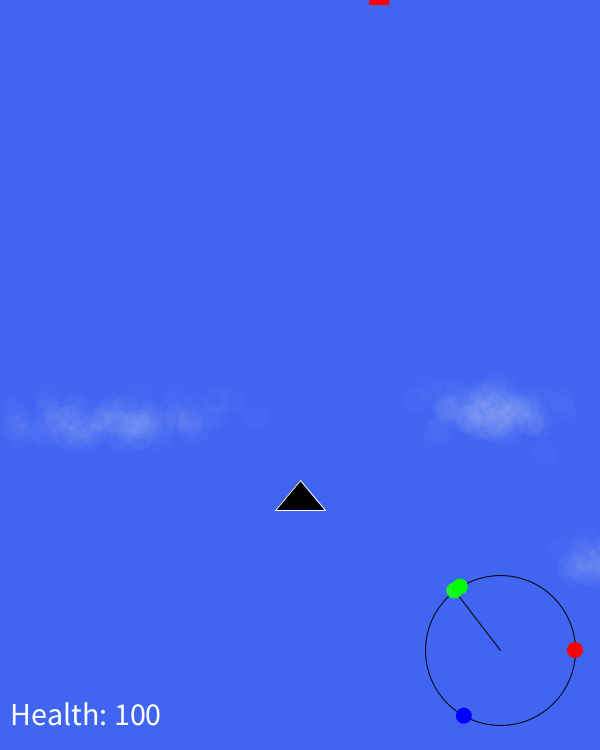
Frame 1 (no input)
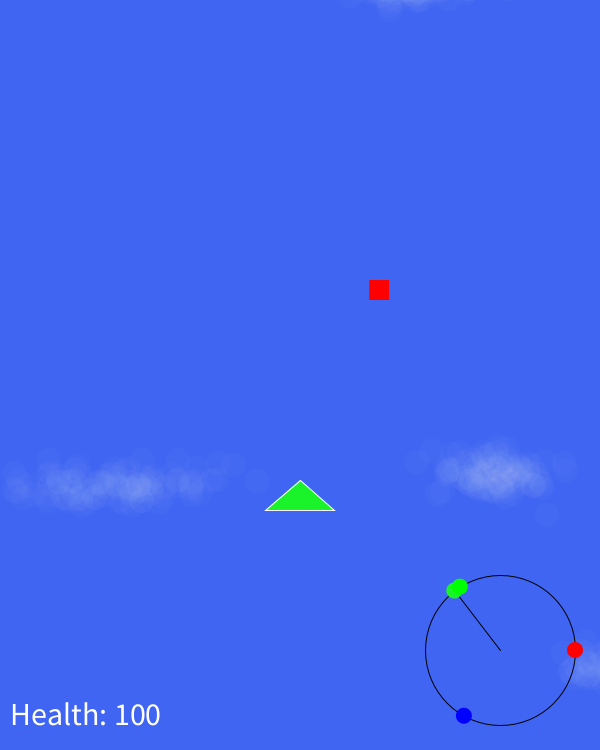
Frame 60 (the mouse pressed at the canvas centre just before this capture)
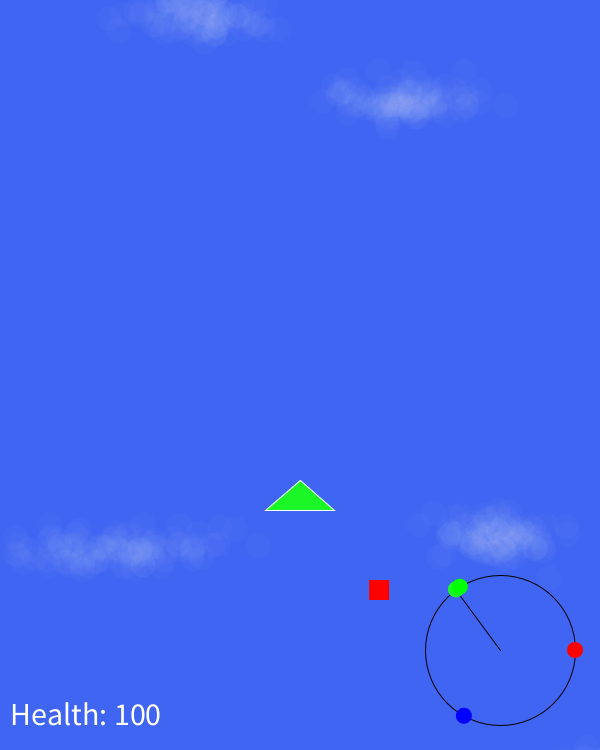
Frame 120 (the mouse held since frame 60 and released just before this capture)

The Processing sketch that drew these frames (run headless with seeded random() and noise(); from frame 60 on, the mouse is pressed at the canvas centre):

// Processing sketch: processing_144940
// ── processing_144940.pde

import java.util.*;

color sky = color(63, 101, 242);

Random generator;
Player player;
Alarm enemy1Timer;

statGraph graph;

ArrayList<Bullet> bullets; 
ArrayList<Enemy1> enemies1;

int enemy1SpawnTime = 6000;  // Time between which the number of enemy1s increases

int playerHealth = 100;  // You know what this does

// Stats
float attack, speed, defense;

// The points at the edge of the window which are used to calculate stats (based on mouse distance)
float attackX = 300;
float attackY = 0;
float speedX = 0;
float speedY = 800;
float defenseX = 600;
float defenseY = 800;

Cloud[] clouds;

void setup()
{
  size(600, 750);
  frameRate(30);
  
  generator = new Random();
  player = new Player();
    
  bullets = new ArrayList<Bullet>();
  enemies1 = new ArrayList<Enemy1>();
  enemies1.add(new Enemy1());
  enemy1Timer = new Alarm(enemy1SpawnTime);  // A new enemy1 is added every 5 seconds
  
  graph = new statGraph(500, 650);
  
  generateClouds(10);
}

void draw()
{
  background(sky);
    
  dealWithClouds();
  
  dealWithBullets();
  
  dealWithEnemies();
  enemy1Timer.run();
  // If timer goes off, add a new enemy and then reset it
  if (enemy1Timer.finished)
  {
    enemies1.add(new Enemy1());
    enemy1Timer = new Alarm(enemy1SpawnTime);
  }

  if (playerHealth > 0)
  {
    player.move();
    player.shoot();
    player.display();
  }
  
  graph.run();
  graph.display();
  
  // Draw player's health
  fill(255);
  textSize(32);
  textAlign(LEFT);
  text("Health: " + playerHealth, 10, 725);
  
  // Draw Game Over
  if (playerHealth < 0)
  {
    fill(255);
    textSize(32);
    textAlign(CENTER);
    text("GAME OVER.", width/2, height/2);
  }
}



class Alarm
{
  float targetMillis;
  boolean finished;

  Alarm(float targetMillis_)
  {
    targetMillis = targetMillis_ + millis();
  }

  void run()
  {
    if (millis() >= targetMillis) finished = true;
    else finished = false;
  }
}

class Bullet
{
  PVector position;
  float w, h;
  PVector velocity;  // Speed also determines whether the bullet belongs to the player or to an enemy (Negative = player, Positive = enemy)
  
  Bullet(float x_, float y_, float xvelocity_, float yvelocity_)
  {
    position = new PVector(x_, y_);
    velocity = new PVector(xvelocity_, yvelocity_);
    w = 10;
    h = 20;
  }
  
  void move()
  {
    position.add(velocity);
  }
  
  void display()
  {
    noStroke();
    fill(255, 255, 0);  // If the bullet is the player's, color it yellow
    ellipse(position.x, position.y, w, h);
  }
  
  boolean offscreen()
  {
    boolean offscreen = false;
    if (position.y < -20 || position.y > height+20) offscreen = true;
    return offscreen;
  }
}
class Cloud
{
  color col;             // Color of cloud
  PVector position;      // Position of cloud
  float w, h;            // Size/shape of cloud
  PVector velocity;         // Speed at which cloud drifts
  
  // An array to hold the x & y locations for each ellipse
  PVector[] ellipseVectors;
  
  // The number of ellipses per cloud
  int ellipseNum = 100;
  
  // Standard Deviation of ellipse spread
  float standardDevX = random(30, 60);
  float standardDevY = random(10, 20);
  
  Cloud(float startingY)
  {
    col = color(255, 5);
    
    // X position is anywhere on-screen.
    // Starting y position is decided when object is created. This is done so that clouds can be initialized on-screen or above the screen depending on the situation. (See func_clouds)
    position = new PVector(random(width), startingY);    

    w = random(100, 150);
    h = random(25, 50);   

    // Will drift slightly to the left or right. Vertical speed is not greater than 2
    velocity = new PVector(random(-0.05, 0.05), random(1, 2));    
    
    // Fill ellipseVectors with Gaussian positions
    ellipseVectors = new PVector[ellipseNum];
    for (int i = 0; i < ellipseVectors.length; i++)
    {
      ellipseVectors[i] = new PVector(customGaussian(standardDevX, position.x), customGaussian(standardDevY, position.y));
    }
  }
  
  void move()
  {
    position.add(velocity);
  }
  
  void display()
  {
    // Display cloud
    ellipseMode(CENTER);
    noStroke();
    fill(col);
    // Draw each ellipse in the array
    for (int i = 0; i < ellipseVectors.length; i++)
    {
      ellipse(ellipseVectors[i].x + position.x, ellipseVectors[i].y + position.y, 25, 25);
    }
  }
}
class Enemy1
{
  PVector position;
  PVector velocity;
  float w, h;
  
  Enemy1()
  {
    // Begins above the screen
    position = new PVector(random(30, width-30), random(-10, -100));
    
    // For now, they only move vertically.
    velocity = new PVector(0, 5);
    
    w = 20;
    h = 20;
  }
  
  void move()
  {
    position.add(velocity);
  }
  
  void display()
  {
    // Just a red square for now
    noStroke();
    fill(255, 0, 0);
    rectMode(CENTER);
    rect(position.x, position.y, w, h);
  }
  
  boolean collidePlayer()
  {
    float distance = dist(position.x, position.y, player.position.x, player.position.y);
    if (distance <= (w/2 + 30))
    {
      return true;
    }
    return false;
  }
  
  boolean collidePlayerBullet()
  {
    for (int i = bullets.size()-1; i >= 0; i--)
    {
      Bullet bullet = bullets.get(i);
      float distance = dist(position.x, position.y, bullet.position.x, bullet.position.y);
      if (distance <= (w/2 + bullet.w/2))
      {
        bullets.remove(i);
        return true;
      }
    }
    return false;
  }

}  // end of class
// This is the player's object
class Player
{
  PVector position;
  PVector velocity;
  
  Alarm shotTimerMain, shotTimerSecondary;  // Timer for main and secondary guns
  
  float gunSpacing;
  
    
  Player()
  {
    position = new PVector(width/2, height*0.66);
    velocity = new PVector(0, 0);
    
    shotTimerMain = new Alarm(0);
    shotTimerSecondary = new Alarm(0);
    
    gunSpacing = map(attack, 50, 75, 0, 8);
  }
  
  
  void move()
  {
    shotTimerMain.run();
    shotTimerSecondary.run();
    
    gunSpacing = map(attack, 50, 75, 0, 8);
    
    if (keyRight) player.velocity.x = (speed/16.66)*-1;
    else if (keyLeft) player.velocity.x = (speed/16.66);
    else player.velocity.x = 0;
    if (keyUp) player.velocity.y = (speed/16.66)*-1;  
    else if (keyDown) player.velocity.y =  (speed/16.66)+1;
    else player.velocity.y = 0;
    
    position.add(velocity);
    
    position.x = constrain(position.x, 30, width-30);
    position.y = constrain(position.y, 15, height-15);
  }
  
  
  void display()
  {
    // Draw shield if defense is high enough
    if (defense > 50)
    {
      stroke(200, 200, map(defense,50,100,200,255));
      fill(100, 100, 255, 10);
      ellipseMode(CENTER);
      ellipse(position.x, position.y, map(defense, 50, 100, 10, 100), map(defense, 50, 100, 10, 100));
    }
    
    // Draw guns if attack is high enough
    if (attack > 50)
    {
      float gunHeight = map(attack,0,100,0,20);
      rectMode(CENTER);
      rect(position.x+gunSpacing, position.y, 7, gunHeight);
      rect(position.x-gunSpacing, position.y, 7, gunHeight);
    }
    
    // For now, the player is represented as a simple triangle
    stroke(255);
    // Fill is based on stats
    fill(map(attack, 0, 100, 0, 255), map(speed, 0, 100, 0, 255), map(defense, 0, 100, 0, 255));
    beginShape(TRIANGLES);
    vertex(position.x, position.y-15);
    vertex((position.x+30)+map(speed,0,100,-5,5), position.y+15);
    vertex((position.x-30)-map(speed,0,100,-5,5), position.y+15);
    endShape();
  }
  
  
  void shoot()
  {
    if (keySpace)
    {
      if (shotTimerMain.finished)
      {
        if (attack < 50)
        {
          bullets.add(new Bullet(player.position.x, player.position.y, 0, -8));
        }
        else
        {
          bullets.add(new Bullet(player.position.x+gunSpacing, player.position.y, 0, -8));
          bullets.add(new Bullet(player.position.x-gunSpacing, player.position.y, 0, -8));
        }
        shotTimerMain = new Alarm(500 - attack*4);
      }
      if (attack < 75)
      {
      }
    }
  }
  
}  // end of class
class statGraph
{
  // Vector for location of the graph itself
  PVector position;

  // Vectors for location of maximum stats
  PVector defenseVector, speedVector, attackVector;

  // Thetas for maximum stat vector positions
  float defenseTheta, speedTheta, attackTheta;

  // Vector for center location and mouse location
  PVector center, mouse;

  float diameter = 150;  // Diameter of the graph

  statGraph(float x_, float y_)
  {
    position = new PVector(x_, y_);

    defenseTheta = TWO_PI*0.33;
    speedTheta = TWO_PI*0.66;
    attackTheta = TWO_PI;

    center = new PVector(x_, y_);

    defenseVector = new PVector(diameter/2 * cos(defenseTheta), diameter/2 * sin(defenseTheta));
    speedVector = new PVector(diameter/2 * cos(speedTheta), diameter/2 * sin(speedTheta));
    attackVector = new PVector(diameter/2 * cos(attackTheta), diameter/2 * sin(attackTheta));
  }

  void run()
  {
    // Make mouse PVector equal to mouse position
    mouse = new PVector(mouseX, mouseY);

    // Redefine mouse Pvector based on center
    mouse.sub(center);
    mouse.limit(75);

    // Figure out stats
    speed = dist(speedVector.x, speedVector.y, mouse.x, mouse.y);
    speed = map(speed, diameter, 0, 0, 100);

    attack = dist(attackVector.x, attackVector.y, mouse.x, mouse.y);
    attack = map(attack, diameter, 0, 0, 100);

    defense = dist(defenseVector.x, defenseVector.y, mouse.x, mouse.y);
    defense = map(defense, diameter, 0, 0, 100);

    println("Speed: " + speed);
    println("Defense: " + defense);
    println("Attack: " + attack);
  }

  void display()
  {
    pushMatrix();

    translate(position.x, position.y);

    // Draw a line from the center to the mouse
    stroke(0);
    line(0, 0, mouse.x, mouse.y);

    // Draw the outer ellipse
    noFill();
    stroke(0);
    ellipse(0, 0, diameter, diameter);

    // Draw the mouse ellipse
    noStroke();
    fill(map(attack, 0, 100, 0, 255), map(speed, 0, 100, 0, 255), map(defense, 0, 100, 0, 255));
    ellipse(mouse.x, mouse.y, 16, 16);

    // Draw ellipses representing the stats
    noStroke();
    fill(0, 0, 255);
    ellipse(defenseVector.x, defenseVector.y, 16, 16);

    fill(0, 255, 0);
    ellipse(speedVector.x, speedVector.y, 16, 16);

    fill(255, 0, 0);
    ellipse(attackVector.x, attackVector.y, 16, 16);

    popMatrix();
  }
}

void dealWithBullets()
{
  for (int i = bullets.size()-1; i >= 0; i--)
  {
    Bullet bullet = bullets.get(i);
    bullet.move();
    bullet.display();
    if (bullet.offscreen() == true) bullets.remove(i);
  }
}

// int 'num' is the number of clouds to be generated
void generateClouds(int num)
{
  // Generate array of given length
  clouds = new Cloud[num];
  
  // Fill up array with cloud objects
  for (int i = 0; i < clouds.length; i++)
  {
    clouds[i] = new Cloud(random(-150, height));
  }
}


void dealWithClouds()
{
  // Iterate through clouds array
  for (int i = 0; i < clouds.length; i++)
  {
    clouds[i].move();
    clouds[i].display();
    
    // If the cloud moves below the screen, re-initialize it above the screen
    if (clouds[i].position.y > height + 200)
    {
      clouds[i] = new Cloud(random(-150, 0));
    }
  }
}
float customGaussian(float sd, float mean)
{
  // nextGaussian() uses a mean of 0 and a standard deviation of 1
  float num = (float) generator.nextGaussian();

  // Multiply by our new standard deviation and add our new mean
  float value = num * sd + mean;

  return value;
}
void dealWithEnemies()
{ 
  for (int i = enemies1.size()-1; i >= 0; i--)
  {
    Enemy1 enemy1 = enemies1.get(i);
    enemy1.move();
    enemy1.display();
    
    // Check for collisions with bullets
    if (enemy1.collidePlayerBullet() == true)
    {
      enemies1.remove(i);
      enemies1.add(new Enemy1());
    }
    
    // Check for collisions with the player
    if (enemy1.collidePlayer() == true)
    {
      // Destroy this enemy
      enemies1.remove(i);
      // Remove health from the player
      playerHealth -= map(defense,100,0,0,10);
      enemies1.add(new Enemy1());
    }
    
    // If the Enemy1 goes off the screen, remove it and spawn a new one
    if (enemy1.position.y > height+30)
    {
      enemies1.remove(i);
      enemies1.add(new Enemy1());
    }
  }
}
void figureOutStats()
{
  // Stats are based on the mouse's distance from three points at the edge of the window (defined as global variables)
  attack = map(dist(mouseX, mouseY, attackX, attackY), 0, 875, 100, 0);
  speed = map(dist(mouseX, mouseY, speedX, speedY), 0, 1000, 100, 0);
  defense = map(dist(mouseX, mouseY, defenseX, defenseY), 0, 1000, 100, 0);
  println(attack+", "+speed+", "+defense);
}
boolean keyUp, keyDown, keyRight, keyLeft, keySpace;

void keyPressed()
{
  if (key == 'a') keyRight = true;
  if (key == 'd') keyLeft = true;
  if (key == 'w') keyUp = true;
  if (key == 's') keyDown = true;
  
  if (key == ' ') keySpace = true;
}


void keyReleased()
{ 
  if (key == 'a') keyRight = false;
  if (key == 'd') keyLeft = false;
  if (key == 'w') keyUp = false;
  if (key == 's') keyDown = false;
  
  if (key == ' ') keySpace = false;
}
